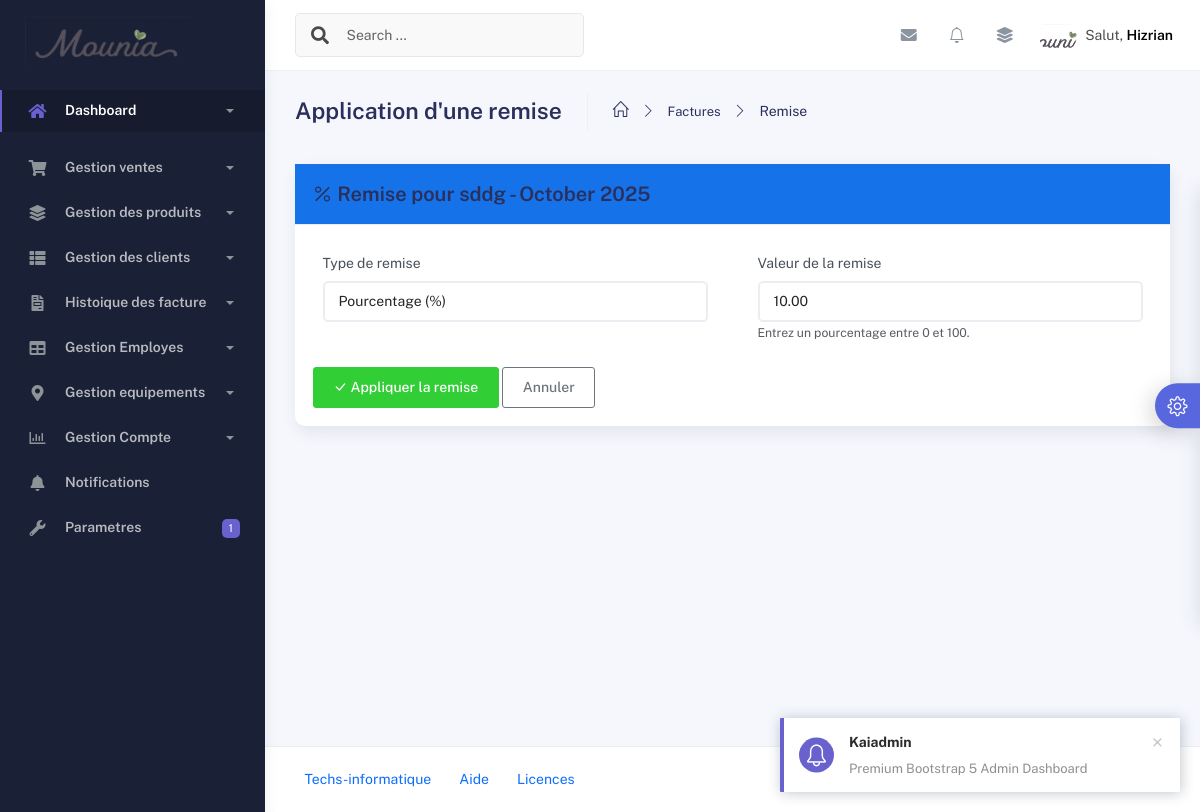
The page /appliquer_remise/1/2025-10/ on the database as committed earlier.
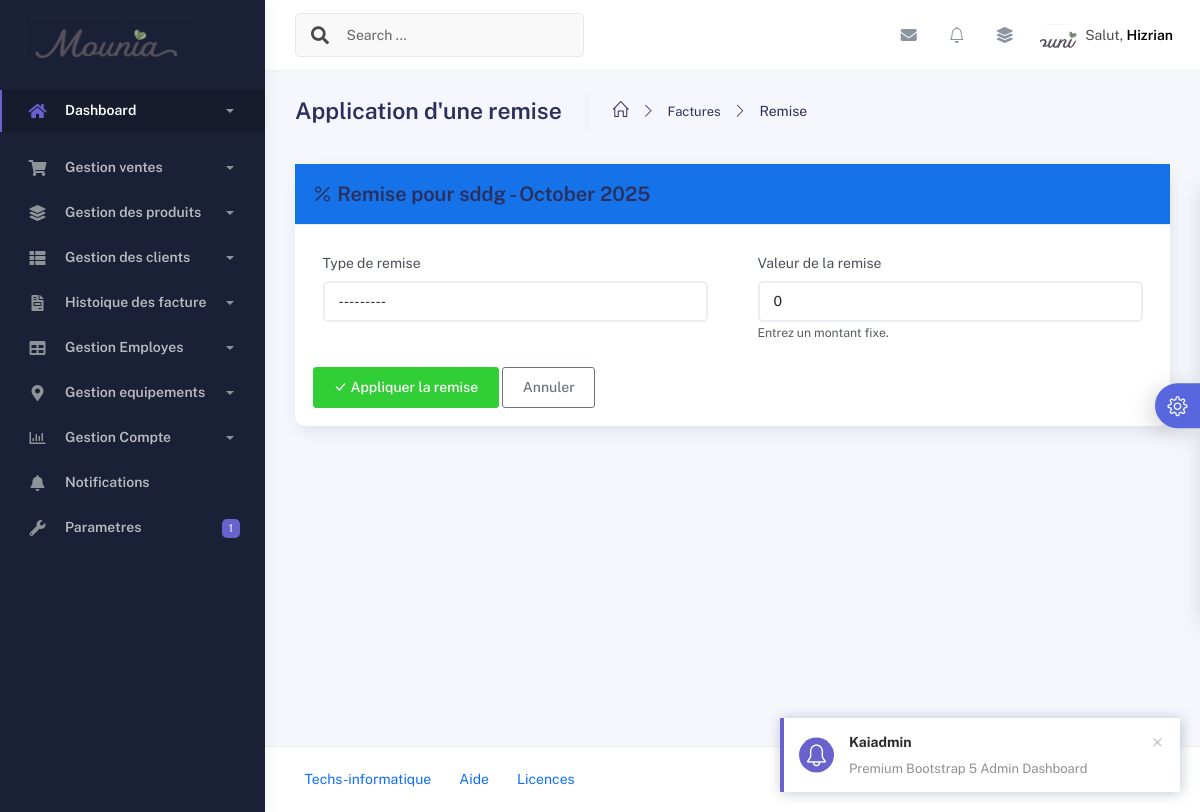
The same page on the database as committed later.
### application/models.py (models this page shows, shortened)
class RemiseClient(models.Model):
    TYPE_REMISE_CHOICES = [
        ('pourcentage', 'Pourcentage (%)'),
        ('fixe', 'Montant fixe (MAD)'),
    ]
    client = models.ForeignKey(Client, on_delete=models.CASCADE, related_name="remises")
    type_remise = models.CharField(max_length=20, choices=TYPE_REMISE_CHOICES, verbose_name="Type de remise")
    valeur_remise = models.DecimalField(
        max_digits=10,
        decimal_places=2,
        default=0,
        verbose_name="Valeur de la remise"
    )
    mois_application = models.CharField(
        max_length=7,
        verbose_name="Mois d'application",
        help_text="Format: YYYY-MM"
    )
    description = models.CharField(
        max_length=200,
        blank=True,
        null=True,
        verbose_name="Description de la remise"
    )
    date_creation = models.DateTimeField(auto_now_add=True)
    date_modification = models.DateTimeField(auto_now=True)
    class Meta:
        verbose_name = "Remise client"
        verbose_name_plural = "Remises clients"
        unique_together = ['client', 'mois_application']
        ordering = ['-mois_application', 'client']

### application/views.py (the view)
# urls.py: path('appliquer_remise/<int:client_id>/<str:mois_filtre>/', views.appliquer_remise, name='appliquer_remise'),
def appliquer_remise(request, client_id, mois_filtre):
    client = get_object_or_404(Client, id=client_id)
    annee, mois = map(int, mois_filtre.split('-'))
    commandes = Commande.objects.filter(
        client=client,
        date_commande__year=annee,
        date_commande__month=mois
    )
    total_produits = sum(commande.total_sans_livraison for commande in commandes)
    try:
        remise = RemiseClient.objects.get(
            client=client,
            mois_application=mois_filtre
        )
    except RemiseClient.DoesNotExist:
        remise = None
    if request.method == 'POST':
        form = RemiseForm(request.POST, instance=remise)
        if form.is_valid():
            nouvelle_remise = form.save(commit=False)
            nouvelle_remise.client = client
            nouvelle_remise.mois_application = mois_filtre
            if (nouvelle_remise.type_remise == 'fixe' and
                nouvelle_remise.valeur_remise > total_produits):
                messages.error(
                    request,
                    f"La remise fixe ne peut pas dépasser le total des produits ({total_produits:.2f} MAD)"
                )
                return render(request, 'factures/appliquer_remise.html', {
                    'form': form,
                    'client': client,
                    'mois_filtre': mois_filtre,
                    'mois_nom': datetime.strptime(mois_filtre, "%Y-%m").strftime("%B %Y"),
                    'total_produits': total_produits
                })
            nouvelle_remise.save()
            messages.success(request, "Remise appliquée avec succès!")
            return redirect(f"{reverse('liste_factures')}?client={client_id}&mois={mois_filtre}")
    else:
        form = RemiseForm(instance=remise)
    return render(request, 'factures/appliquer_remise.html', {
        'form': form,
        'client': client,
        'mois_filtre': mois_filtre,
        'mois_nom': datetime.strptime(mois_filtre, "%Y-%m").strftime("%B %Y"),
        'total_produits': total_produits
    })

### application/forms.py (shortened to what this page needs)
class RemiseForm(forms.ModelForm):
    class Meta:
        model = RemiseClient
        fields = ['type_remise', 'valeur_remise']
        widgets = {
            'type_remise': forms.Select(attrs={'class': 'form-control'}),
            'valeur_remise': forms.NumberInput(attrs={
                'class': 'form-control',
                'step': '0.01',
                'min': '0'
            }),
        }

### application/context_processors.py (called while the page is built)
def parametres_mounia(request):
    return {
        'parametres': ParametresMounia.objects.first() or None
    }

### application/models.py (called while the page is built)
    @property
    def total_sans_livraison(self):
        try:
            return sum(Decimal(str(item.sous_total)) for item in self.items.all())
        except:
            return Decimal('0.00')

    @property
    def sous_total(self):
        try:
            return Decimal(str(self.quantite)) * Decimal(str(self.prix_unitaire))
        except:
            return Decimal('0.00')

### templates/factures/appliquer_remise.html (shortened to what this page needs)
{% extends "base.html" %}
{% load static %}
{% block content %}
<div class="container">
    <div class="page-inner">
        <div class="page-header">
            <h3 class="fw-bold mb-3">Application d'une remise</h3>
            <ul class="breadcrumbs mb-3">
                <li class="nav-home">
                    <a href="{% url 'home' %}">
                        <i class="icon-home"></i>
                    </a>
                </li>
                <li class="separator">
                    <i class="icon-arrow-right"></i>
                </li>
                <li class="nav-item">
                    <a href="{% url 'liste_factures' %}">Factures</a>
                </li>
                <li class="separator">
                    <i class="icon-arrow-right"></i>
                </li>
                <li class="nav-item">
                    <span>Remise</span>
                </li>
            </ul>
        </div>
        <div class="card">
            <div class="card-header bg-primary text-white">
                <h5 class="card-title">
                    <i class="bi bi-percent"></i>
                    Remise pour {{ client.nom }} - {{ mois_nom }}
                </h5>
            </div>
            <div class="card-body">
                <form method="post">
                    <div class="row">
                        <div class="col-md-6">
                            <div class="form-group">
                                <label for="{{ form.type_remise.id_for_label }}">Type de remise</label>
                                {{ form.type_remise }}
                            </div>
                        </div>
                        <div class="col-md-6">
                            <div class="form-group">
                                <label for="{{ form.valeur_remise.id_for_label }}">Valeur de la remise</label>
                                {{ form.valeur_remise }}
                                <small class="form-text text-muted">
                                    {% if form.instance.type_remise == 'pourcentage' %}
                                    Entrez un pourcentage entre 0 et 100.
                                    {% else %}
                                    Entrez un montant fixe.
                                    {% endif %}
                                </small>
                            </div>
                        </div>
                    </div>
                    <div class="mt-3">
                        <button type="submit" class="btn btn-success">
                            <i class="bi bi-check-lg"></i> Appliquer la remise
                        </button>
                        <a href="{% url 'liste_factures' %}?client={{ client.id }}&mois={{ mois_filtre }}"
                           class="btn btn-outline-secondary">Annuler</a>
                    </div>
                </form>
            </div>
        </div>
    </div>
</div>
{% endblock %}

Rows that differ between the two databases and show on the page:
removed RemiseClient: type_remise "Pourcentage (%)", valeur_remise "10.00"
Other text that changed with them:
form field type_remise: (not shown) → "---------"
form field valeur_remise: (not shown) → "0"
text no longer shown: "Entrez un pourcentage entre 0 et 100."
text now shown: "Entrez un montant fixe."
